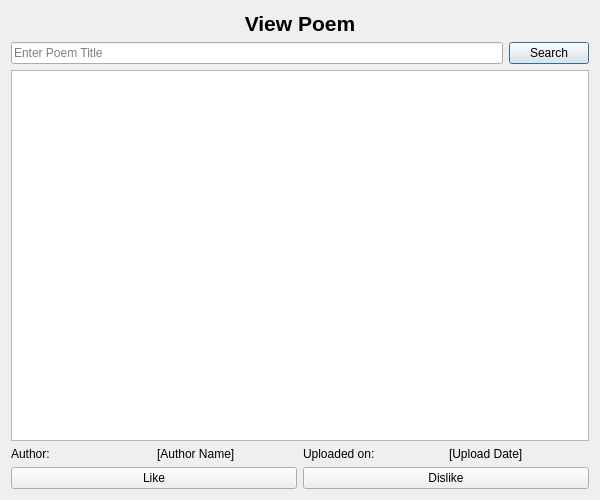
<?xml version="1.0" encoding="UTF-8"?>
<ui version="4.0">
 <class>ViewPoem</class>
 <widget class="QDialog" name="ViewPoem">
  <property name="geometry">
   <rect>
    <x>0</x>
    <y>0</y>
    <width>600</width>
    <height>500</height>
   </rect>
  </property>
  <property name="windowTitle">
   <string>View Poem</string>
  </property>
  <layout class="QVBoxLayout" name="verticalLayout">
   <item>
    <widget class="QLabel" name="label_title">
     <property name="font">
      <font>
       <pointsize>16</pointsize>
       <bold>true</bold>
      </font>
     </property>
     <property name="text">
      <string>View Poem</string>
     </property>
     <property name="alignment">
      <set>Qt::AlignmentFlag::AlignCenter</set>
     </property>
    </widget>
   </item>
   <item>
    <layout class="QHBoxLayout" name="searchLayout">
     <item>
      <widget class="QLineEdit" name="lineEdit_searchPoem">
       <property name="placeholderText">
        <string>Enter Poem Title</string>
       </property>
      </widget>
     </item>
     <item>
      <widget class="QPushButton" name="pushButton_searchPoem">
       <property name="text">
        <string>Search</string>
       </property>
      </widget>
     </item>
    </layout>
   </item>
   <item>
    <widget class="QTextEdit" name="textEdit_poemContent">
     <property name="font">
      <font>
       <pointsize>12</pointsize>
      </font>
     </property>
     <property name="readOnly">
      <bool>true</bool>
     </property>
    </widget>
   </item>
   <item>
    <layout class="QHBoxLayout" name="infoLayout">
     <item>
      <widget class="QLabel" name="label_author">
       <property name="text">
        <string>Author:</string>
       </property>
      </widget>
     </item>
     <item>
      <widget class="QLabel" name="label_authorName">
       <property name="text">
        <string>[Author Name]</string>
       </property>
      </widget>
     </item>
     <item>
      <widget class="QLabel" name="label_uploadedTime">
       <property name="text">
        <string>Uploaded on:</string>
       </property>
      </widget>
     </item>
     <item>
      <widget class="QLabel" name="label_uploadedDate">
       <property name="text">
        <string>[Upload Date]</string>
       </property>
      </widget>
     </item>
    </layout>
   </item>
   <item>
    <layout class="QHBoxLayout" name="likeDislikeLayout">
     <item>
      <widget class="QPushButton" name="pushButton_likePoem">
       <property name="text">
        <string>Like</string>
       </property>
      </widget>
     </item>
     <item>
      <widget class="QPushButton" name="pushButton_dislikePoem">
       <property name="text">
        <string>Dislike</string>
       </property>
      </widget>
     </item>
    </layout>
   </item>
   <item>
    <layout class="QHBoxLayout" name="navLayout"/>
   </item>
   <item>
    <layout class="QHBoxLayout" name="buttonLayout"/>
   </item>
  </layout>
 </widget>
 <resources/>
 <connections/>
</ui>
